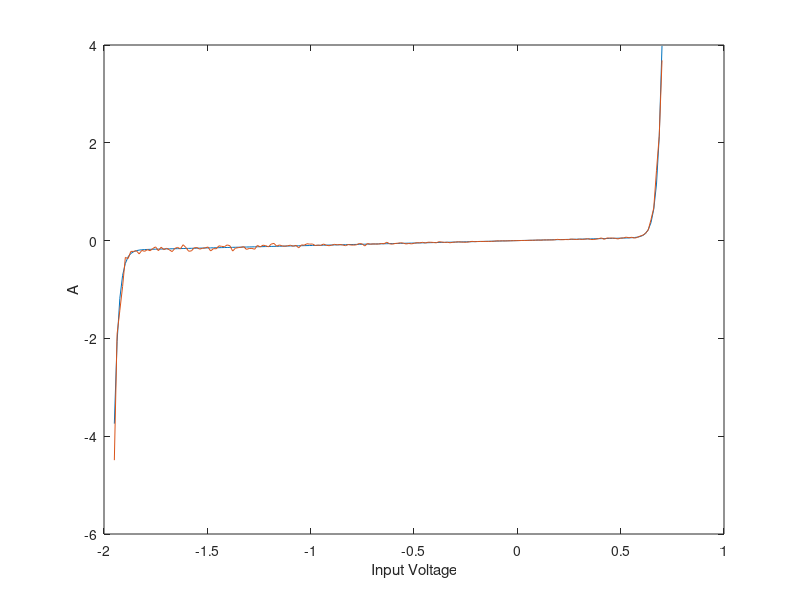
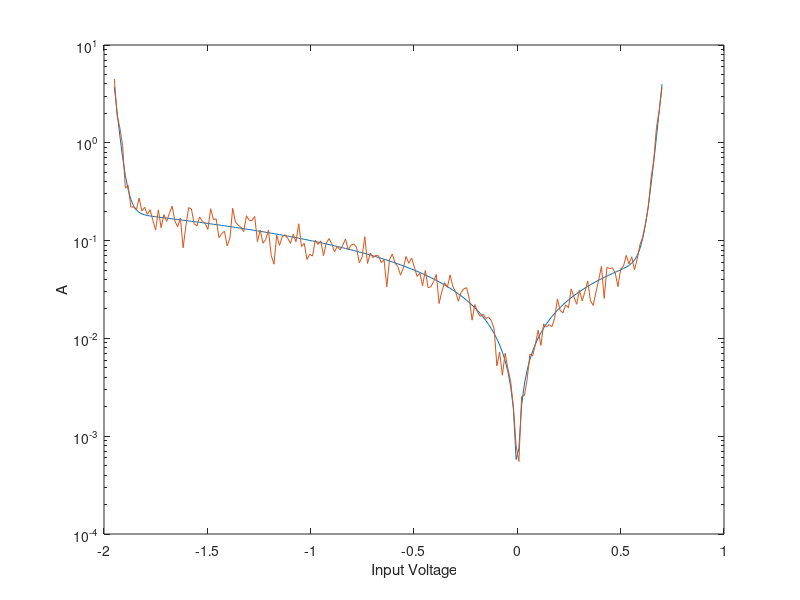
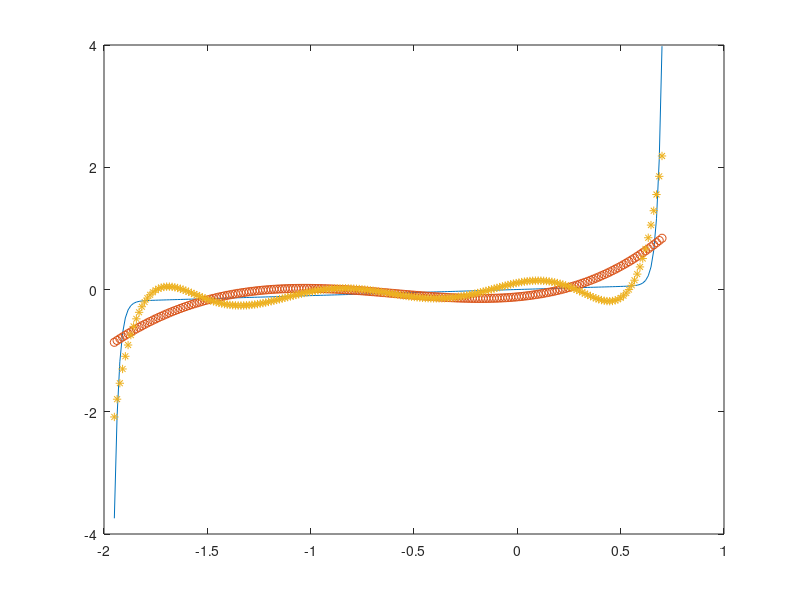

These charts were generated, in order, by the following MATLAB code: (Note: this script raises an error after producing the figures.)
close all 
clear all

n=200; %number of division of V

Is=0.01e-12; %A
Ib=-0.1e-12; %A
Vb=1.3; %V
Gp=0.1; %mhos

I = zeros(1,n);
Inoisy = zeros(1,n);
it=0;
V = linspace(-1.95,0.7,n);
for a=V
    it=it+1;
    
    idealdiode=Is*(exp(1.2*a/0.025)-1);
    parallelR=Gp*a;
    breakdown=Ib*exp(-1.2/0.025*(a +Vb));
    
    I(it)=idealdiode+parallelR+breakdown;
    
    Inoisy(it)= randn()*I(it)*0.2 + I(it);
 
end


four=polyfit(V,I,4);
Ifour = polyval(four,V);

eight=polyfit(V,I,8);
Ieight = polyval(eight,V);

figure
plot(V,I)
hold on;
plot(V,Inoisy)
xlabel('Input Voltage')
ylabel('A')


figure
semilogy(V,abs(I));
hold on
semilogy(V,abs(Inoisy));
xlabel('Input Voltage')
ylabel('A')


figure
plot(V,I)
hold on;
plot(V, Ifour,'o')
plot(V,Ieight,'*')

fo=fittype('A.*(exp(1.2*x/25e-3)-1) + B.*x - C*(exp(1.2*(-(x+D))/25e-3))');
ff=fit(V.',I.',fo);
If=ff(V);

figure
plot(V,I)
hold on;
plot(If, V,'*')

fo=fittype('A.*(exp(1.2*x/25e-3)-1) +Gp.*x - C*(exp(1.2*(-(x+Vb))/25e-3))');
ff2=fit(V.',I.',fo);
If2=ff2(V);

figure
plot(I,V)
hold on;
plot(If2, V,'*')

inputs = V.';
targets = I.';
hiddenLayerSize = 10;
net = fitnet(hiddenLayerSize);
net.divideParam.trainRatio = 70/100;
net.divideParam.valRatio = 15/100;
net.divideParam.testRatio = 15/100;
[net,tr] = train(net,inputs,targets);
outputs = net(inputs);
errors = gsubtract(outputs,targets);
performance = perform(net,targets,outputs)
view(net)
Inn = outputs
